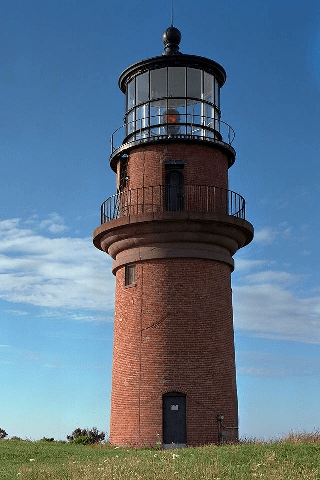
#> input picture img/lighthouse.png, 320 x 480 px; its folder holds 7 pictures in this run
$ jupyter execute Global_Matting-ex.ipynb   (shell and % lines are left out)
#> lines starting #> are read from the running program, lines starting #| are printed output that depends on the picture; after the words box and inside, x2 and y2 are one past the last pixel; in counts of white or black regions, pixels touching at a corner belong together
[cell 1]
import numpy as np
import cv2
import matplotlib.pyplot as plt
# import plotly.express as px
import os
from  scipy import ndimage
IMAGES_FOLDER_PATH = "../img"

[cell 2]
img3 = cv2.imread(os.path.join(IMAGES_FOLDER_PATH, 'lighthouse.png'))
#> img3 is the input picture: shape (480, 320, 3); mean B, G, R 136.1, 115.9, 93.7
img3 = cv2.cvtColor(img3, cv2.COLOR_BGR2RGB)
img3_gray = cv2.imread(os.path.join(IMAGES_FOLDER_PATH, 'lighthouse.png'),0)
#> img3_gray: shape (480, 320); min 0, max 253, mean 114.5

tri3 = cv2.imread(os.path.join(IMAGES_FOLDER_PATH, 'lighthouse_tri.png'),0)
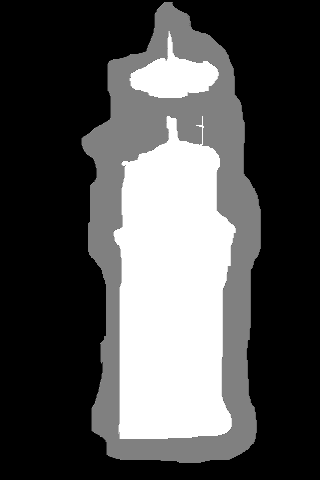
#> input picture img/lighthouse_tri.png, 320 x 480 px
#> tri3 is the input picture: shape (480, 320); min 0, max 255, mean 80.1

print(img3.shape)
#| (480, 320, 3)
print(tri3.shape)
#| (480, 320)

[cell 3]
plt.figure(figsize = (20,15))

plt.subplot(131)
plt.imshow(img3)
plt.title('Original Image')
plt.subplot(132)
plt.imshow(tri3,cmap='gray')
plt.title('Trimap')
plt.subplot(133)
plt.imshow(img3_gray,cmap='gray')
plt.title('Grayscale')


plt.show()

[cell 4]
new_bg3 = cv2.imread(os.path.join(IMAGES_FOLDER_PATH, 'sea_bg.jpeg'))
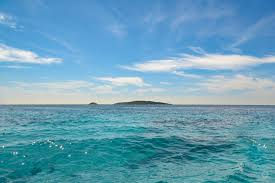
#> input picture img/sea_bg.jpeg, 275 x 183 px
#> new_bg3 is the input picture: shape (183, 275, 3); mean B, G, R 184.2, 159.6, 103.6
new_bg3 = cv2.cvtColor(new_bg3, cv2.COLOR_BGR2RGB)
new_bg3 = cv2.resize(new_bg3, (img3.shape[1],img3.shape[0]))
#> new_bg3: shape (480, 320, 3)
print(new_bg3.shape)
#| (480, 320, 3)
plt.imshow(new_bg3)
plt.title('New Background')
plt.show()

# Global Matting

Poisson Equation
$$\Delta \alpha = div (\frac{\nabla I}{F-B})$$
where, $\Delta = (\frac{\partial^2}{\partial x^2},\frac{\partial^2}{\partial y^2})$
is Laplacian Operator and div is divergence opertor

We solve this Poisson Equation using Gauss Siedel Iteration with overrealaxation method which is,

Given,  $$ \frac{\partial^2 f}{\partial x^2}+\frac{\partial^2 f}{\partial y^2} = S$$
$$ {f_{i,j}}^{(n+1)} = \frac{\beta}{4}({f_{i+1,j}}^{(n)} + {f_{i-1,j}}^{(n+1)}) + {f_{i,j+1}}^{(n)} + {f_{i,j-1}}^{(n+1)} - S_{i,j}) + (1-\beta){f_{i,j}}^{(n)}$$
where, $\beta$ lies in the range (1,2)

[cell 5]
mask_bg = (tri3<10)
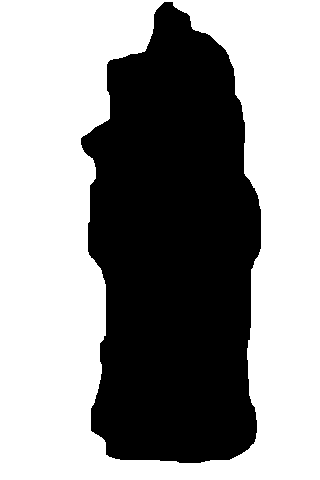
#> mask_bg: shape (480, 320) bool; 58.7% white; 1 black region, box (x1, y1, x2, y2) and area: (81, 2, 261, 463) 63494
mask_fg = (tri3>245)
#> mask_fg: shape (480, 320) bool; 21.3% white; 2 white regions, box (x1, y1, x2, y2) and area: (114, 116, 235, 439) 29969, (130, 33, 218, 98) 2742
mask_unknown = (np.bitwise_and(tri3>=10,tri3<=245))
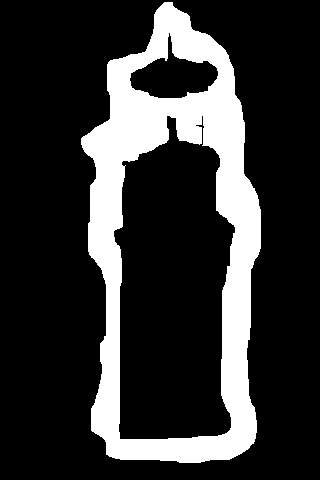
#> mask_unknown: shape (480, 320) bool; 20% white; 1 white region, box (x1, y1, x2, y2) and area: (81, 2, 261, 463) 30783

fg = img3_gray*(mask_fg)
bg = img3_gray*(mask_bg)
unknown = img3_gray*mask_unknown

[cell 6]
plt.figure(figsize = (12,10))
plt.subplot(221)
plt.imshow(mask_fg,cmap='gray')
plt.subplot(222)
plt.imshow(fg,cmap='gray')
plt.show()

plt.figure(figsize = (12,10))
plt.subplot(221)
plt.imshow(mask_bg,cmap='gray')
plt.subplot(222)
plt.imshow(bg,cmap='gray')
plt.show()

plt.figure(figsize = (12,10))
plt.subplot(221)
plt.imshow(mask_unknown,cmap='gray')
plt.subplot(222)
plt.imshow(unknown,cmap='gray')
plt.show()

[cell 7]
F = img3_gray*(mask_fg+mask_unknown)
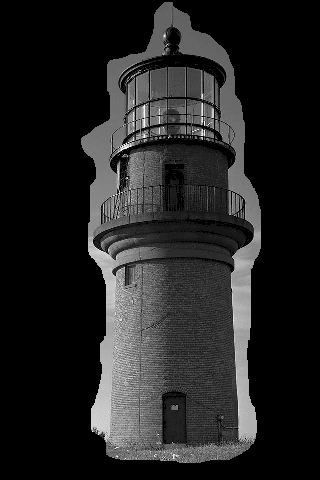
#> F: shape (480, 320); min 0, max 253, mean 35
B = img3_gray*(mask_bg+mask_unknown)
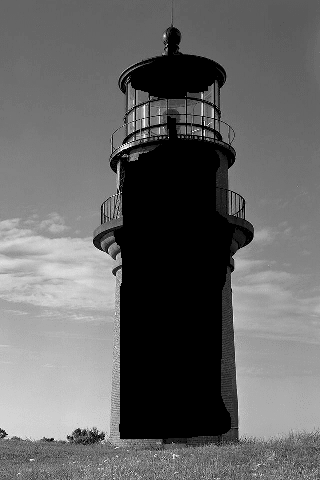
#> B: shape (480, 320); min 0, max 253, mean 100.9

diff = np.minimum(np.maximum(F-B,0),255)

diff = ndimage.filters.gaussian_filter(diff, 0.9)
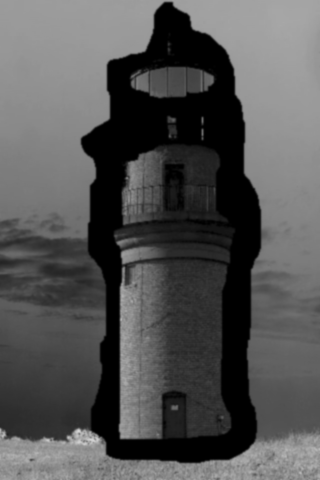
#> diff: shape (480, 320); min 0, max 213, mean 83.5
diff = np.minimum(np.maximum(diff,0),255)

plt.imshow(F,cmap='gray')
plt.show()
plt.imshow(B,cmap='gray')
plt.show()
# IF possible add a personal Gaussian filter in the next line
# diff = cv2.GaussianBlur(diff,(5,5),cv2.BORDER_DEFAULT)

[cell 8]
grad_y,grad_x = np.gradient(img3_gray)
diff[diff==0] = 1
#> diff: shape (480, 320); 17.52% of pixels changed, all inside (x1, y1, x2, y2) = (83, 4, 259, 461)
d2y_alpha, _ = np.gradient(grad_y/diff)
_, d2x_alpha = np.gradient(grad_x/diff)
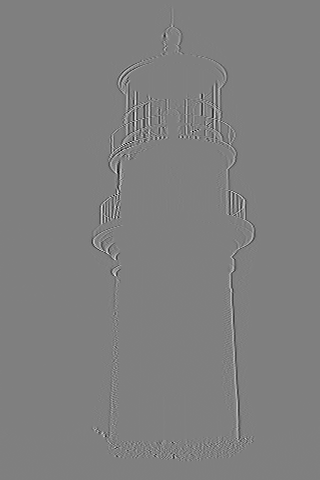
#> d2x_alpha: shape (480, 320) float64; min -111.5, max 110.8, mean 0; drawn with min black and max white

[cell 9]
d2alpha = d2y_alpha + d2x_alpha

[cell 10]
estimate_alpha = mask_fg + 0.5*mask_unknown

[cell 11]
def global_alpha_matting(alpha,d2alpha,unknown_seg,iters = 75, threshold = 0.2, beta = 1.5):
    prev_alpha = np.zeros(alpha.shape)
    diff = np.sum(np.abs(prev_alpha-alpha))

    for _ in range(iters):
        diff = np.sum(np.abs(prev_alpha-alpha))
        if diff < threshold:
            break
        for i in range(1,alpha.shape[0]-1):
            for j in range(1,alpha.shape[1]-1):
                if unknown_seg[i,j]!=0 :
                    alpha[i,j] = ((beta*(alpha[i,j-1]+alpha[i-1,j]+prev_alpha[i,j+1]+prev_alpha[i+1,j] - d2alpha[i,j])/4) + (1-beta)*prev_alpha[i,j])

    return alpha

[cell 12]
alpha = global_alpha_matting(estimate_alpha,d2alpha,mask_unknown, iters= 50, threshold = 0.3, beta = 1.5)
#> in global_alpha_matting, `diff = np.sum(np.abs(prev_alpha-alpha))`: diff = 48102.5
#> the loop in global_alpha_matting, `for _ in range(iters):` made 50 passes
#> diff on passes 1 to 12: 48102.5, 252212.6, 252212.6, 252212.6, 252212.6, 252212.6, 252212.6, 252212.6, 252212.6, 252212.6, 252212.6, 252212.6
alpha = np.minimum(np.maximum(alpha,0),1)

[cell 13]
plt.imshow(alpha,cmap='gray')
plt.title('Estimated matte through poisson matting')
plt.show()

As we see local matting is not able to do well in some cases

# Alpha blending

### I = α F + (1 − α )B

[cell 14]
new_img = np.zeros(new_bg3.shape)
new_img[:,:,0] = alpha*img3[:,:,0] + (1-alpha)*new_bg3[:,:,0]
new_img[:,:,1] = alpha*img3[:,:,1] + (1-alpha)*new_bg3[:,:,1]
new_img[:,:,2] = alpha*img3[:,:,2] + (1-alpha)*new_bg3[:,:,2]

plt.imshow(np.int64(new_img),cmap='gray')
plt.title('new image')
plt.show()

##  Computationally efficient version of Global alpha matting

[cell 15]
def optimal_alpha_matting(alpha, d2alpha, unknown):
    new_alpha = alpha.copy()
    old_alpha = np.zeros(alpha.shape)
    h, w = img3_gray.shape
    threshold = 0.001
    iters = 50
    non_zero = np.nonzero(unknown)
    c_alpha = np.transpose(non_zero)
    c = c_alpha[(c_alpha[:,0]>=1)&(c_alpha[:,0]<h-1)&(c_alpha[:,1]>=1)&(c_alpha[:,1]<w-1)]
    first = c[:,0]
    second = c[:,1]
    diff = np.sum(np.abs(new_alpha - old_alpha))
    for i in range(iters):
        old_alpha = new_alpha.copy()
        new_alpha[first,second] = new_alpha[first-1 ,second]
        new_alpha[first,second] = new_alpha[first,second]
        new_alpha[first,second] += new_alpha[first,second-1]
        new_alpha[first,second] += old_alpha[first, second+1]
        new_alpha[first,second] += old_alpha[first+1,second]
        new_alpha[first,second] -= d2alpha[first,second]
        new_alpha[first,second] *= 1/4
        diff = np.sum(np.abs(new_alpha - old_alpha))
        if(diff < threshold):
            break
    return new_alpha

[cell 16]
print('Time for initial "Global Alpha Matting": ')
global_alpha_matting(alpha, d2alpha, mask_unknown)
#> the loop in global_alpha_matting (call 2), `for _ in range(iters):` made 75 passes
print('Time for the new Optimal function: ')
optimal_alpha_matting(alpha, d2alpha, mask_unknown)
#> in optimal_alpha_matting, `non_zero = np.nonzero(unknown)`: non_zero = 30783 positions, rows 2 to 462, columns 81 to 260
#> in optimal_alpha_matting, `c_alpha = np.transpose(non_zero)`: c_alpha = 30783 pairs, first value 2 to 462, second value 81 to 260
#> in optimal_alpha_matting, `c = c_alpha[(c_alpha[:,0]>=1)&(c_alpha[:,0]<h-1)&(c_alpha[:,1]>=1)&(c_..`: c has the same summary as c_alpha
#> in optimal_alpha_matting, `diff = np.sum(np.abs(new_alpha - old_alpha))`: diff = 252212.6
#> the loop in optimal_alpha_matting, `for i in range(iters):` made 50 passes
#> diff on passes 1 to 12: 81429.5, 41813.5, 27287.6, 20042.7, 15892.8, 13290.4, 11540.7, 10310.8, 9405.2, 8691.4, 8121.9, 7647.9
#> after the loop in optimal_alpha_matting, `for i in range(iters):`:
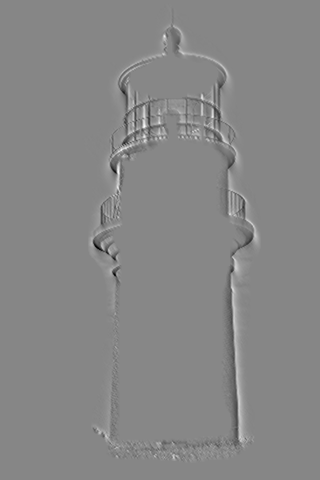
#> new_alpha: shape (480, 320) float64; min -129.7, max 116.3, mean 0.5; drawn with min black and max white

[cell 17]
alpha = optimal_alpha_matting(alpha, d2alpha, mask_unknown)
#> the loop in optimal_alpha_matting (call 2), `for i in range(iters):` made 50 passes
alpha = np.minimum(np.maximum(alpha,0),1)

plt.imshow(alpha,cmap='gray')
plt.title('Estimated matte through effficient version of poisson matting')
plt.show()

[cell 18]
# alpha blending
new_img = np.zeros(new_bg3.shape)
new_img[:,:,0] = alpha*img3[:,:,0] + (1-alpha)*new_bg3[:,:,0]
new_img[:,:,1] = alpha*img3[:,:,1] + (1-alpha)*new_bg3[:,:,1]
new_img[:,:,2] = alpha*img3[:,:,2] + (1-alpha)*new_bg3[:,:,2]
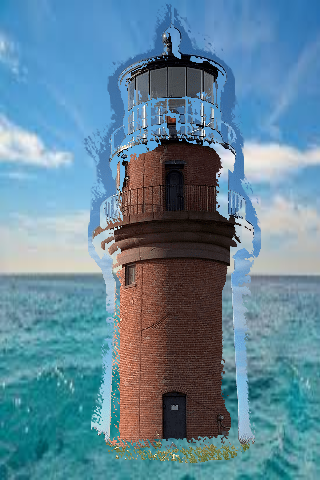
#> new_img: shape (480, 320, 3) float64; mean R, G, B 97, 133.5, 152.5

plt.imshow(np.int64(new_img),cmap='gray')
plt.title('new image')
plt.show()
